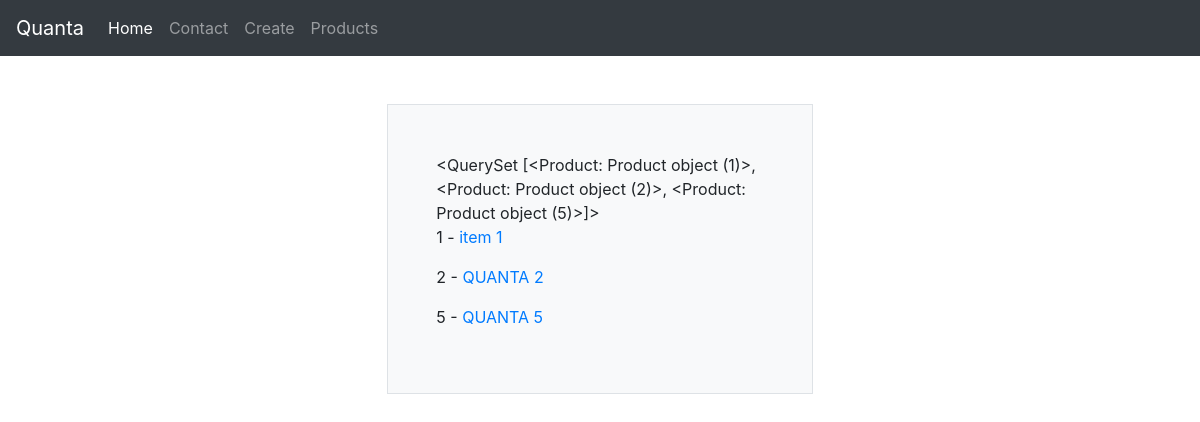
Page /product/list/ on the earlier database version.
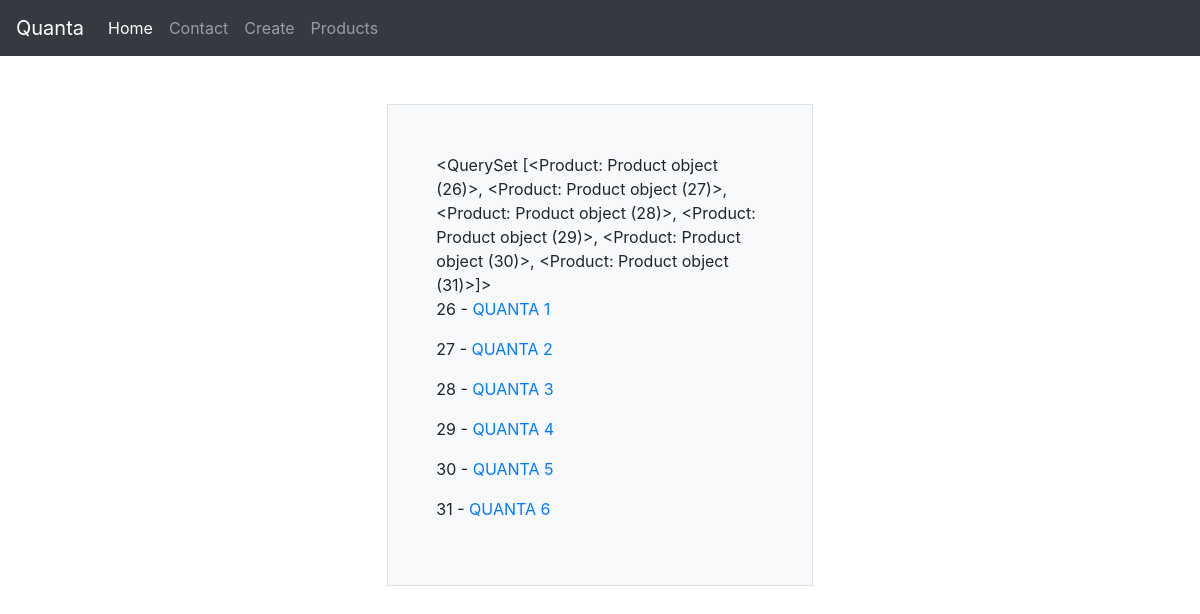
Same page on the later database version.
### products/models.py (models this page shows)
class Product(models.Model):
    title       = models.CharField(max_length=120, blank=True)
    description = models.TextField(blank=True,null=True)
    price       = models.DecimalField(max_digits=5,decimal_places=2)
    summary     = models.TextField(blank=False,null=False)
    featured    = models.BooleanField(default=False)
    def get_absolute_url(self):
        return reverse("product-detail", kwargs={"my_id": self.id})

### products/views.py (the view)
# urls.py: path('list/', product_list_view, name = 'product-list')
def product_list_view(request):
    queryset = Product.objects.all()
    context = {
        "object_list" : queryset,
    }
    return render(request, "products/product_list.html", context)

### products/templates/products/product_list.html
{% extends 'base.html' %}
{% block content %}
{{ object_list }}
{% for instance in object_list %}
    <p> {{ instance.id }} - <a href='{{ instance.get_absolute_url }}'> {{ instance.title }} </a> </p>
{% endfor %}
{% endblock content %}

Differences in the rows shown:
removed Product: id "<QuerySet [<Product: Product object (1)>, <Product: Product object (2)>, <Product: Product object (5)>]>", id "1", title "item 1"
removed Product: id "2", title "QUANTA 2"
removed Product: id "5", title "QUANTA 5"
added Product: id "<QuerySet [<Product: Product object (26)>, <Product: Product object (27)>, <Product: Product object (28)>, <Product: Product object (29)>, <Product: Product object (30)>, <Product: Product object (31)>]>", id "26", title "QUANTA 1"
added Product: id "27", title "QUANTA 2"
added Product: id "28", title "QUANTA 3"
added Product: id "29", title "QUANTA 4"
added Product: id "30", title "QUANTA 5"
added Product: id "31", title "QUANTA 6"
